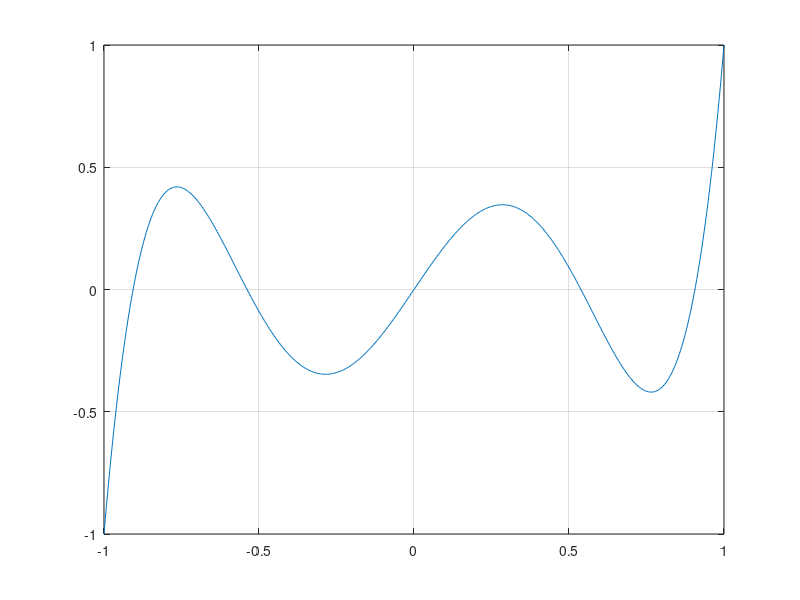

Recreate this plot in MATLAB.
%TP3 equations non lineaires

clc
clear all
close all

% DICHOTOMIE
%Polynome Legendre
A = [63/8, 0, -70/8, 0, 15/8, 0] ;
B = [-1:2/499:1];
C = polyval(A,B) ;
plot(B,C)
grid on

%Calcul racines + tri
beta = roots(A);
sort(beta)

%Calcul iterations
a=0.6;
b=1;
e=[1e-6 1e-10 1e-12 1e-14];
log((b-a)./e)/log(2);

%Prgm methode dichotomie
e=1e-6
n=0;

while n <= 100 && b-a > e
    n=n+1;
    m=(a+b)/2;
    if (polyval(A,a)*polyval(m,a) < 0)
        b=(a+b)/2;
    end
    if (polyval(A,a)*polyval(m,a) > 0)
        a=(a+b)/2;
    end
end
n